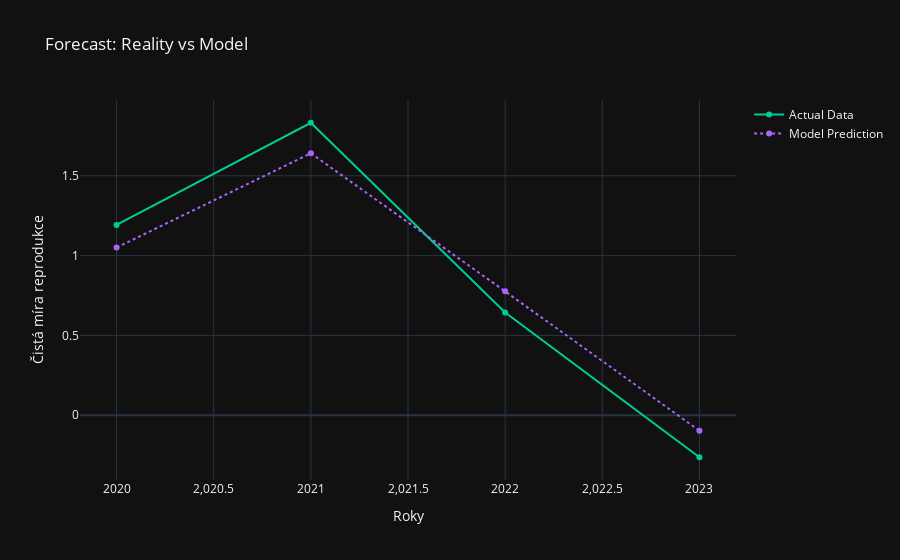

The code cell stored with this chart in its notebook:
### Markdown cell above
Section 6: Final Evaluation & Interpretation (The "Black Box" Opener)

### Code cell
import shap
import plotly.express as px
import plotly.graph_objects as go
from sklearn.metrics import mean_absolute_error, mean_squared_error, r2_score
from sklearn.linear_model import Ridge, Lasso, ElasticNet
from sklearn.ensemble import RandomForestRegressor
from xgboost import XGBRegressor
import pandas as pd
import numpy as np

# Initialize JS for SHAP plots if running in notebook
shap.initjs()

class ModelInterpreter:
    """
    Ultimate ML Pipeline: Section 6 - Evaluation & Interpretation.
    Trains the final model, evaluates on a hold-out set, and explains predictions using SHAP.
    """
    def __init__(self, df, target_col, time_col=None, model_name="Ridge", best_params=None):
        self.df = df.copy()
        self.target_col = target_col
        self.time_col = time_col
        self.model_name = model_name
        self.params = best_params if best_params else {}
        self.model = None
        self.X_train, self.X_test = None, None
        self.y_train, self.y_test = None, None

    def _create_lags(self, df, lags=[1, 2, 3]):
        df_lagged = df.copy()
        for lag in lags:
            df_lagged[f'target_lag_{lag}'] = df_lagged[self.target_col].shift(lag)
        return df_lagged.dropna()

    def train_test_split(self, test_size=0.2):
        """
        Universal Splitter: Respects Time if time_col exists, otherwise random shuffle.
        """
        # 1. Feature Engineering (Lags)
        if self.time_col:
            self.df = self.df.sort_values(by=self.time_col)
            data = self._create_lags(self.df)
            
            # Time-based split (Cut off the last 20% as "The Future")
            split_idx = int(len(data) * (1 - test_size))
            train_data = data.iloc[:split_idx]
            test_data = data.iloc[split_idx:]
            print(f"⏳ Time Split: Training on first {len(train_data)} rows, Testing on last {len(test_data)} rows.")
        else:
            data = self.df.copy()
            # Random split
            from sklearn.model_selection import train_test_split
            train_data, test_data = train_test_split(data, test_size=test_size, random_state=42)
            print(f"🎲 Random Split: {len(train_data)} Train, {len(test_data)} Test.")

        # 2. Separate X and y
        self.y_train = train_data[self.target_col]
        self.y_test = test_data[self.target_col]
        
        self.X_train = train_data.drop(columns=[self.target_col])
        self.X_test = test_data.drop(columns=[self.target_col])
        
        # Remove time column from features if it exists (we don't train on 'Year')
        if self.time_col:
            self.X_train = self.X_train.drop(columns=[self.time_col])
            self.X_test = self.X_test.drop(columns=[self.time_col])

    def fit_final_model(self):
        """Instantiates and trains the winner using best_params."""
        if "Ridge" in self.model_name: self.model = Ridge(**self.params)
        elif "Lasso" in self.model_name: self.model = Lasso(**self.params)
        elif "ElasticNet" in self.model_name: self.model = ElasticNet(**self.params)
        elif "XGBoost" in self.model_name: self.model = XGBRegressor(**self.params)
        elif "Random Forest" in self.model_name: self.model = RandomForestRegressor(**self.params)
        
        self.model.fit(self.X_train, self.y_train)
        print("✅ Final Model Trained.")

    def evaluate(self):
        """Calculates comprehensive metrics."""
        preds = self.model.predict(self.X_test)
        
        mae = mean_absolute_error(self.y_test, preds)
        rmse = np.sqrt(mean_squared_error(self.y_test, preds))
        r2 = r2_score(self.y_test, preds)
        
        print(f"\n📊 TEST SET RESULTS:\nMAE: {mae:.4f}\nRMSE: {rmse:.4f}\nR2: {r2:.4f}")
        return preds

    def plot_forecast(self, preds):
        """
        Creates a 'Reality vs Prediction' plot. 
        If time-series, it shows the trend line. If not, it shows Actual vs Predicted scatter.
        """
        if self.time_col:
            # Reconstruct dates/years for the x-axis
            # We align the test index back to the original dataframe's time column
            test_indices = self.y_test.index
            time_values = self.df.loc[test_indices, self.time_col]
            
            fig = go.Figure()
            fig.add_trace(go.Scatter(x=time_values, y=self.y_test, mode='lines+markers', name='Actual Data', line=dict(color='#00CC96')))
            fig.add_trace(go.Scatter(x=time_values, y=preds, mode='lines+markers', name='Model Prediction', line=dict(color='#AB63FA', dash='dot')))
            
            fig.update_layout(title="Forecast: Reality vs Model", xaxis_title=self.time_col, yaxis_title=self.target_col, template="plotly_dark")
        else:
            # Regression Scatter Plot
            fig = px.scatter(x=self.y_test, y=preds, labels={'x': 'Actual', 'y': 'Predicted'}, title="Accuracy: Actual vs Predicted", template="plotly_dark")
            fig.add_shape(type="line", x0=self.y_test.min(), y0=self.y_test.min(), x1=self.y_test.max(), y1=self.y_test.max(), line=dict(color="white", dash="dash"))
            
        return fig

    def explain_with_shap(self):
        """
        Universal Explainer: Uses SHAP to visualize feature importance.
        """
        # Select background data for SHAP (small sample to speed it up)
        background = self.X_train.sample(min(100, len(self.X_train)), random_state=42)
        
        # Linear models use LinearExplainer, Trees use TreeExplainer, others use KernelExplainer
        if any(x in self.model_name for x in ["Ridge", "Lasso", "ElasticNet", "Linear"]):
            explainer = shap.LinearExplainer(self.model, background)
        elif any(x in self.model_name for x in ["XGBoost", "Random Forest", "Tree"]):
            explainer = shap.TreeExplainer(self.model)
        else:
            explainer = shap.KernelExplainer(self.model.predict, background)
            
        shap_values = explainer.shap_values(self.X_test)
        
        # Summary Plot (The famous beeswarm)
        print("🧠 SHAP Feature Importance (Beeswarm):")
        shap.summary_plot(shap_values, self.X_test, plot_type="bar")

# --- Usage Example ---
interpreter = ModelInterpreter(scaled_test_df, target_col=target_variable, time_col='Roky', model_name="Ridge", best_params=study.best_params)
interpreter.train_test_split()
interpreter.fit_final_model()
preds = interpreter.evaluate()
interpreter.plot_forecast(preds).show()
interpreter.explain_with_shap()

### Figure 1 — Plotly figure (JSON) as saved in the notebook; plotly's stock layout.template omitted (floating-point values rounded to 4 significant figures)
{"data": [{"line": {"color": "#00CC96"}, "mode": "lines+markers", "name": "Actual Data", "type": "scatter", "x": [2020.0, 2021.0, 2022.0, 2023.0], "y": [1.192, 1.832, 0.6438, -0.2634]}, {"line": {"color": "#AB63FA", "dash": "dot"}, "mode": "lines+markers", "name": "Model Prediction", "type": "scatter", "x": [2020.0, 2021.0, 2022.0, 2023.0], "y": [1.05, 1.641, 0.7759, -0.09705]}], "layout": {"title": {"text": "Forecast: Reality vs Model"}, "xaxis": {"title": {"text": "Roky"}}, "yaxis": {"title": {"text": "Čistá míra reprodukce"}}}}
